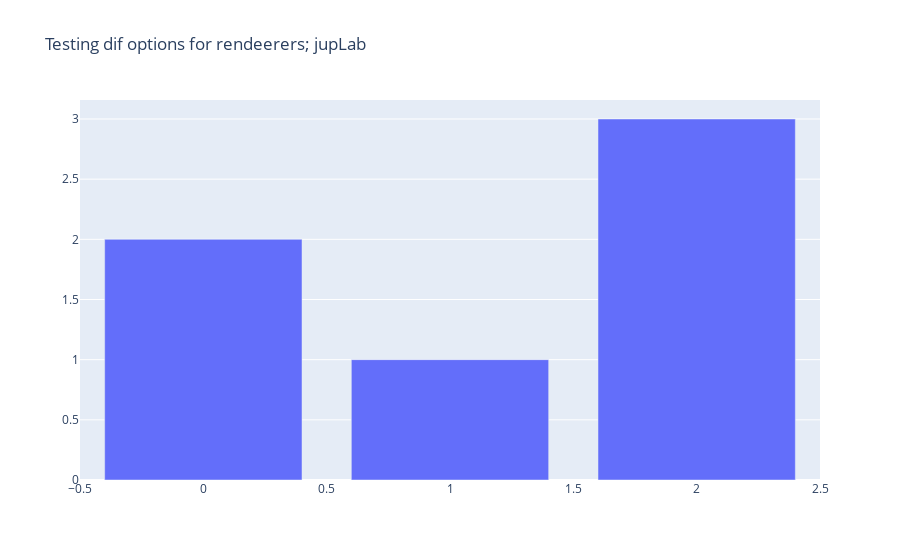

Source (notebook cell):
### Code cell
import plotly.io as pio
import plotly.graph_objects as go
print(pio.renderers)
fig = go.Figure(
    data=[go.Bar(y=[2, 1, 3])],
    layout_title_text="Testing dif options for rendeerers; jupLab"
)
fig.show(renderer="jupyterlab")

### Figure 1 — Plotly figure (JSON) as saved in the notebook; plotly's stock layout.template omitted (floating-point values rounded to 4 significant figures)
{"data": [{"type": "bar", "y": [2, 1, 3]}], "layout": {"autosize": true, "title": {"text": "Testing dif options for rendeerers; jupLab"}, "xaxis": {"autorange": true, "range": [-0.5, 2.5]}, "yaxis": {"autorange": true, "range": [0, 3.158], "type": "linear"}}}
